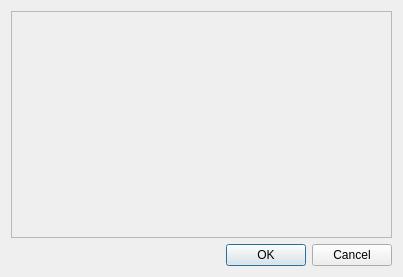
<?xml version="1.0" encoding="UTF-8"?>
<ui version="4.0">
 <class>SettingsMenu</class>
 <widget class="QDialog" name="SettingsMenu">
  <property name="geometry">
   <rect>
    <x>0</x>
    <y>0</y>
    <width>403</width>
    <height>277</height>
   </rect>
  </property>
  <property name="windowTitle">
   <string>Dialog</string>
  </property>
  <layout class="QVBoxLayout" name="verticalLayout">
   <item>
    <widget class="QFrame" name="settingsFrame">
     <property name="styleSheet">
      <string notr="true">#settingsFrame{background-color:palette(Window);}</string>
     </property>
     <property name="frameShape">
      <enum>QFrame::StyledPanel</enum>
     </property>
     <property name="frameShadow">
      <enum>QFrame::Raised</enum>
     </property>
    </widget>
   </item>
   <item>
    <widget class="QDialogButtonBox" name="buttonBox">
     <property name="orientation">
      <enum>Qt::Horizontal</enum>
     </property>
     <property name="standardButtons">
      <set>QDialogButtonBox::Cancel|QDialogButtonBox::Ok</set>
     </property>
    </widget>
   </item>
  </layout>
 </widget>
 <resources/>
 <connections>
  <connection>
   <sender>buttonBox</sender>
   <signal>accepted()</signal>
   <receiver>SettingsMenu</receiver>
   <slot>accept()</slot>
   <hints>
    <hint type="sourcelabel">
     <x>248</x>
     <y>254</y>
    </hint>
    <hint type="destinationlabel">
     <x>157</x>
     <y>274</y>
    </hint>
   </hints>
  </connection>
  <connection>
   <sender>buttonBox</sender>
   <signal>rejected()</signal>
   <receiver>SettingsMenu</receiver>
   <slot>reject()</slot>
   <hints>
    <hint type="sourcelabel">
     <x>316</x>
     <y>260</y>
    </hint>
    <hint type="destinationlabel">
     <x>286</x>
     <y>274</y>
    </hint>
   </hints>
  </connection>
 </connections>
</ui>
